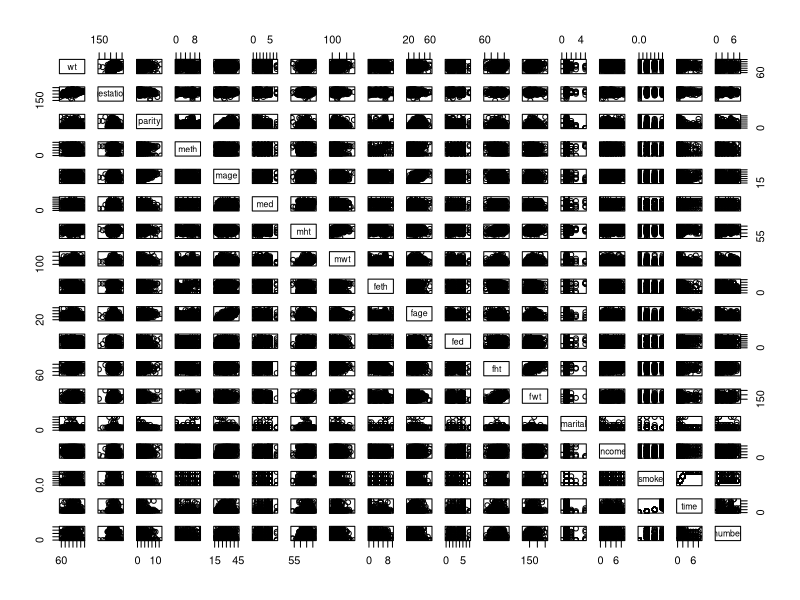

Reproduce this figure in R.
## ---- chunk 1
knitr::opts_chunk$set(echo = TRUE)
## ---- chunk 2
install.packages("mice")
library(mice)
## ---- chunk 3
# read in data
births = read.csv("chds_births.csv")
births
head(births)
summary(births)

m = lm(wt ~ ., data = births)
summary(m)

pairs(births)
